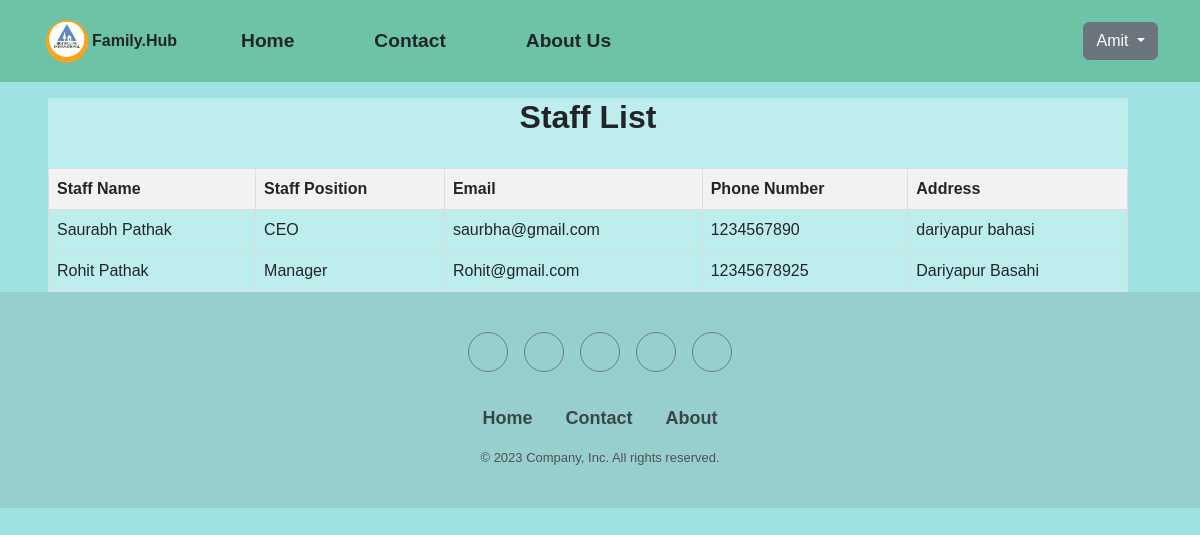
The page /staff/ (signed in) on the database its author committed.
### home/models.py (models this page shows, shortened)
class Staff(models.Model):
    name = models.CharField(max_length=100)
    designation = models.CharField(max_length=100)
    phone_number = models.CharField(max_length=15)
    email = models.EmailField(unique=True)
    address = models.TextField()
    date_of_birth = models.DateField()
    joining_date = models.DateField()
    salary = models.DecimalField(max_digits=10, decimal_places=2)

### home/views.py (the view)
# urls.py: path('staff/', views.staff_list, name='staff_list'),
@login_required
def staff_list(request):
    staff = Staff.objects.all()
    return render(request, 'staff_list.html', {'staff': staff})

### templates/staff_list.html (shortened to what this page needs)
{% extends 'layout/base.html' %}
{% load static %}
{% block content %}
<div id="container">
    <h2>Staff List</h2>
    <table>
        <tr>
            <th>Staff Name</th>
            <th>Staff Position</th>
            <th>Email</th>
            <th>Phone Number</th>
            <th>Address</th>
        </tr>
        {% for staff_member in staff %}
        <tr>
            <td>{{ staff_member.name }}</td>
            <td>{{ staff_member.designation }}</td>
            <td>{{ staff_member.email }}</td>
            <td>{{ staff_member.phone_number }}</td>
            <td>{{ staff_member.address }}</td>
        </tr>
        {% endfor %}
    </table>
</div>
{% endblock content %}

### templates/components/navbar.html (shortened to what this page needs)
{% load static %}
<header class="p-3" id="navbar">
    <div class="container">
        <div class="d-flex flex-wrap align-items-center justify-content-center justify-content-lg-start">
            <img class="logo" src="{% static '/images/logo2.png' %}" style="width: 50px; height: 50px;" alt="">
            <a class="navbar-brand" href="#">
              <b>Family.Hub</b>
            </a>
            <ul class="nav col-12 col-lg-auto me-lg-auto mb-2 justify-content-center mb-md-0">
                <li><a href="{% url 'home' %}" class="nav-link active px-3 text-dark">Home</a></li>
                <li><a href="{% url 'contact' %}" class="nav-link px-3 text-dark">Contact</a></li>
                <li><a href="{% url 'about' %}" class="nav-link px-3 text-dark">About Us</a></li>
            </ul>
            <div class="text-end">
                {% if user.is_authenticated %}
                <div class="dropdown open">
                    <a class="btn btn-secondary dropdown-toggle" type="button" id="triggerId" data-bs-toggle="dropdown"
                        aria-haspopup="true" aria-expanded="false">
                        {{user.username|title}}
                    </a>
                </div>
                {% else %}
                <a href="{% url 'login' %}" class="btn btn-outline-light me-2">Login</a>
                <a href="{% url 'register' %}" class="btn btn-warning">Register</a>
                {% endif %}
            </div>
        </div>
    </div>
</header>

### templates/staff_list.html (style rules this page uses)
body { background-color: rgb(158, 227, 226); font-family: Arial, sans-serif; }
#container { background-color: rgb(190, 237, 237); width: 90%; height: fit-content; margin-top: 1rem; margin-left: 3rem; }
h2 { display: flex; justify-content: center; font-family: Arial, Helvetica, sans-serif; font-weight: bold; padding-bottom: 1.5rem; }
table { width: 100%; border-collapse: collapse; }
th, td { border: 1px solid #ddd; padding: 8px; text-align: left; }
th { background-color: #f2f2f2; }

### templates/components/navbar.html (style rules this page uses)
#navbar { background-color: rgba(104, 192, 160, 0.902); }
.nav-link { font-size: 1.2rem; margin-left: 3rem; font-family: sans-serif; font-weight: bold; }

### rows shown on the page
Staff: name "Saurabh Pathak", designation "CEO", email "saurbha@gmail.com", phone_number "1234567890", address "dariyapur bahasi"
Staff: name "Rohit Pathak", designation "Manager", email "Rohit@gmail.com", phone_number "12345678925", address "Dariyapur Basahi"

### other values the page prints
{{ user.username|title }} "Amit"
